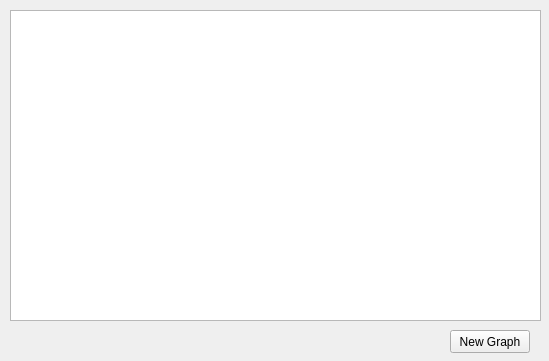
<?xml version="1.0" encoding="UTF-8"?>
<ui version="4.0">
 <class>KruskalGraph</class>
 <widget class="QWidget" name="KruskalGraph">
  <property name="geometry">
   <rect>
    <x>0</x>
    <y>0</y>
    <width>549</width>
    <height>361</height>
   </rect>
  </property>
  <property name="windowTitle">
   <string>Form</string>
  </property>
  <widget class="QGraphicsView" name="graphicsView">
   <property name="geometry">
    <rect>
     <x>10</x>
     <y>10</y>
     <width>531</width>
     <height>311</height>
    </rect>
   </property>
  </widget>
  <widget class="QPushButton" name="pushButton">
   <property name="geometry">
    <rect>
     <x>450</x>
     <y>330</y>
     <width>80</width>
     <height>23</height>
    </rect>
   </property>
   <property name="text">
    <string>New Graph</string>
   </property>
  </widget>
 </widget>
 <resources/>
 <connections/>
</ui>
